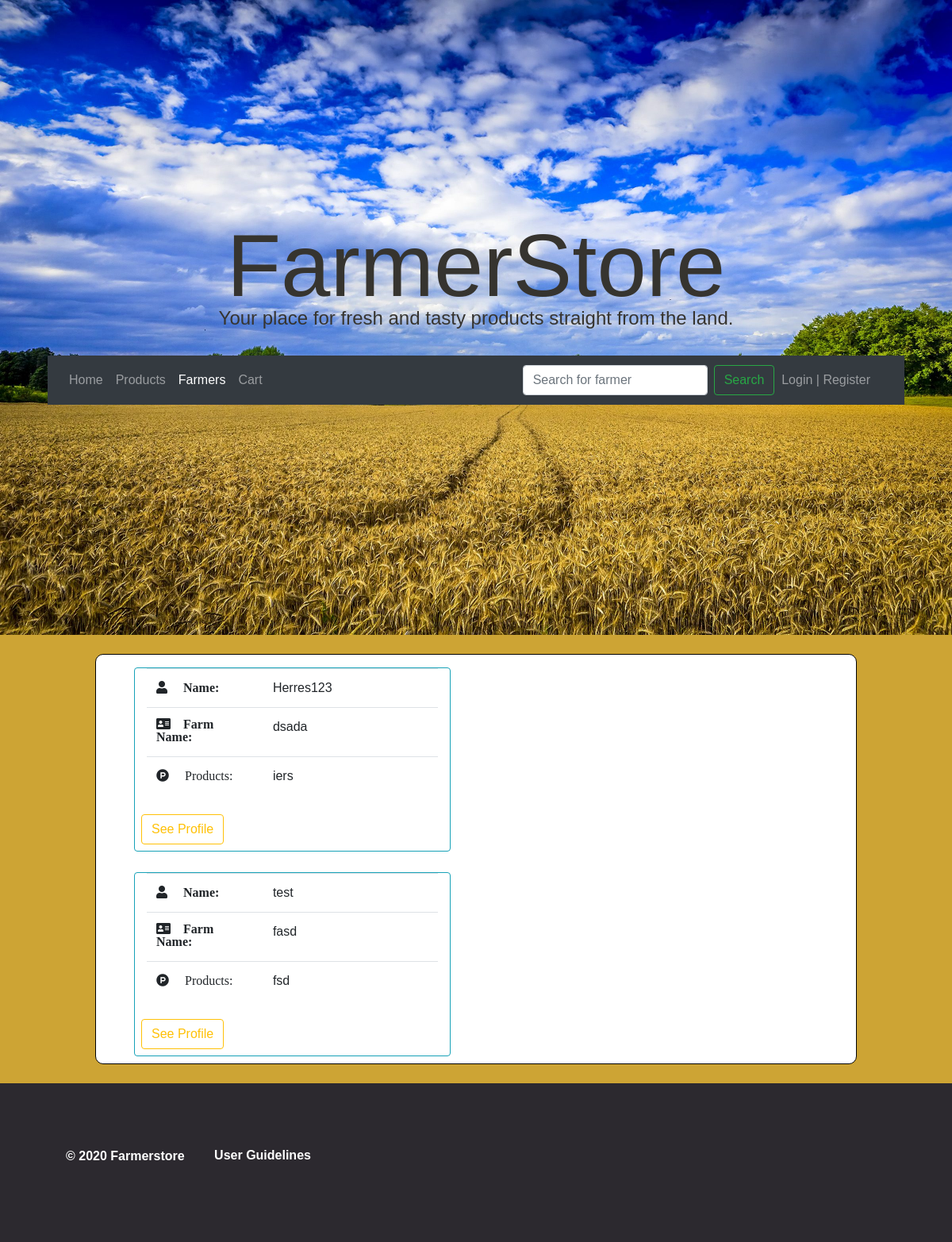
Page /farmer/ on the earlier database version.
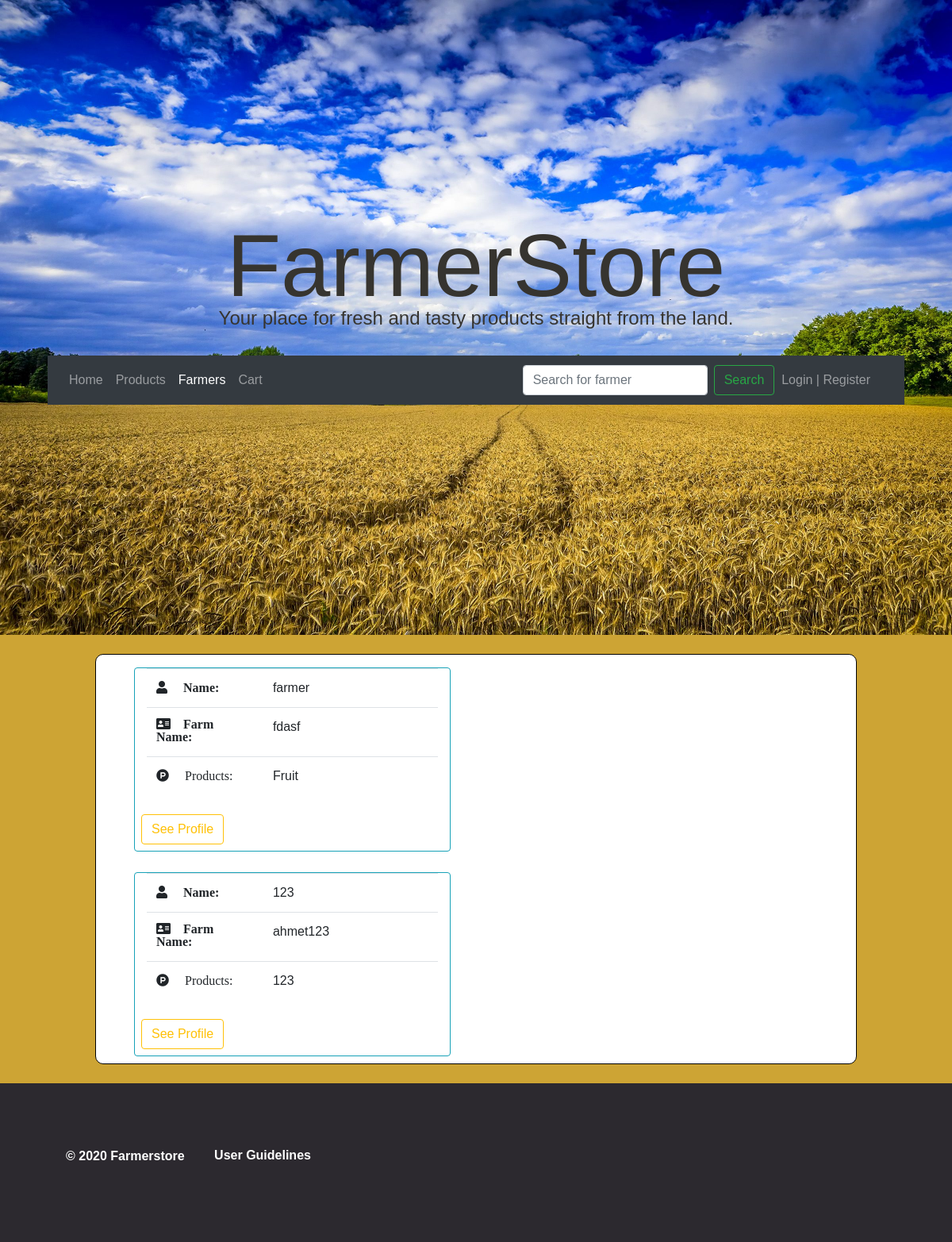
Same page on the later database version.
### farmer_page/models.py (models this page shows, shortened)
class Farmer(models.Model):
    name = models.CharField(max_length=60)
    fullname = models.CharField(max_length=44, default='ome henk')
    address = models.CharField(max_length=50)
    email = models.EmailField(max_length=30, default="fbaba@gmail.com")
    age = models.CharField(max_length=2)
    province = models.CharField(max_length=100)
    email = models.EmailField(max_length=30, default="farmer@farmer.nl")
    company_name = models.CharField(max_length=30)
    phone_number = models.CharField(max_length=10)
    products = models.CharField(max_length=200)

### farmer_page/views.py (the view)
# urls.py: path('',views.farmer_index, name='farmer-index'),
def farmer_index(request):
    context = {'info': Farmer.objects.all(),
                'navigation':'farmer'}
    return render(request, 'farmer_page/farmer.html', context)

### home_page/context_processors.py (called while the page is built)
def context_variable(request):
    return {"farmer": Farmer.objects.filter()}

### farmer_page/templates/farmer_page/farmer.html (shortened to what this page needs)
{% extends 'home_page/base.html' %}
{%load static%}
    {%block styles%}
    <link rel="stylesheet" href="{%static 'farmer_page/farmer.css'%}">
    <link rel="stylesheet" href="{%static 'home_page/home.css'%}">
    {%endblock styles%}
{%block search%}
<form id="searchForm" class="form-inline my-2 my-lg-0" method="GET" action="{% url 'farmer-search'%}">
    <input class="form-control mr-sm-2" type="search" placeholder="Search for farmer" name="query" aria-label="Search">
    <button class="btn btn-outline-success my-2 my-sm-0" type="submit" value="Search">Search</button>
</form>
{%endblock search%}
{%block content%}
{% if result %}
<div class="container-fluid profile" style="background-color:white !important; border:1px solid black; width:80%; border-radius:10px;">
  <div class="row">
    {% for x in result%}
    <div class="col-lg-5 border border-info rounded mt-3 mx-5 col-md-10" style="margin-bottom:1%;">
      <i class="fas fa-user"></i>
        {{x.name}}
      <br>
      <i class="fab fa-product-hunt"></i>
        {{x.address}}
    <div class="row">
      <a class="btn btn-outline-warning my-2 mx-2 stretched-link" href="{% url 'profile-index' x.id %}">See Profile</a>
     </div>
    </div>
    {%endfor%}
{% else %}
<div class="container-fluid" style="background-color:white !important; border:1px solid black; width:80%; border-radius:10px;">
  <div class="row">
    {% for x in info %}
    <div class="col-lg-5 border border-info rounded mt-3 mx-5 col-md-10" style="margin-bottom:1%;">
      <table class="table">
        <tbody>
          <tr>
            <th><i class="fas fa-user" style="padding-right: 20px;">&nbsp;&nbsp;&nbsp;&nbsp;&nbsp;Name:</i></th>
            <td style="width: 60%">{{x.name}}</td>
          </tr>
          <tr>
            <th><i class="fas fa-address-card" style="padding-right: 20px;">&nbsp;&nbsp;&nbsp;&nbsp;Farm Name:</i></th>
            <td style="width: 60%">{{x.company_name}}</td>
          </tr>
          <tr>
            <th><i class="fab fa-product-hunt" style="padding-right: 20px;">&nbsp;&nbsp;&nbsp;&nbsp;&nbsp;Products:</i></th>
            <td style="width: 60%">{{x.products}}</td>
          </tr>
        </tbody>
      </table>
    <div class="row">
      <a class="btn btn-outline-warning my-2 mx-2 stretched-link" href="{% url 'profile-index' x.id %}">See Profile</a>
     </div>
    </div>
    {% endfor %}
  </div>
</div>
{%endif%}
{%endblock content%}

Differences in the rows shown:
removed Farmer: name "test", company_name "fasd", products "fsd"
changed Farmer: name "Herres123" → "farmer"; company_name "dsada" → "fdasf"; products "iers" → "Fruit"
added Farmer: name "123", company_name "ahmet123", products "123"
